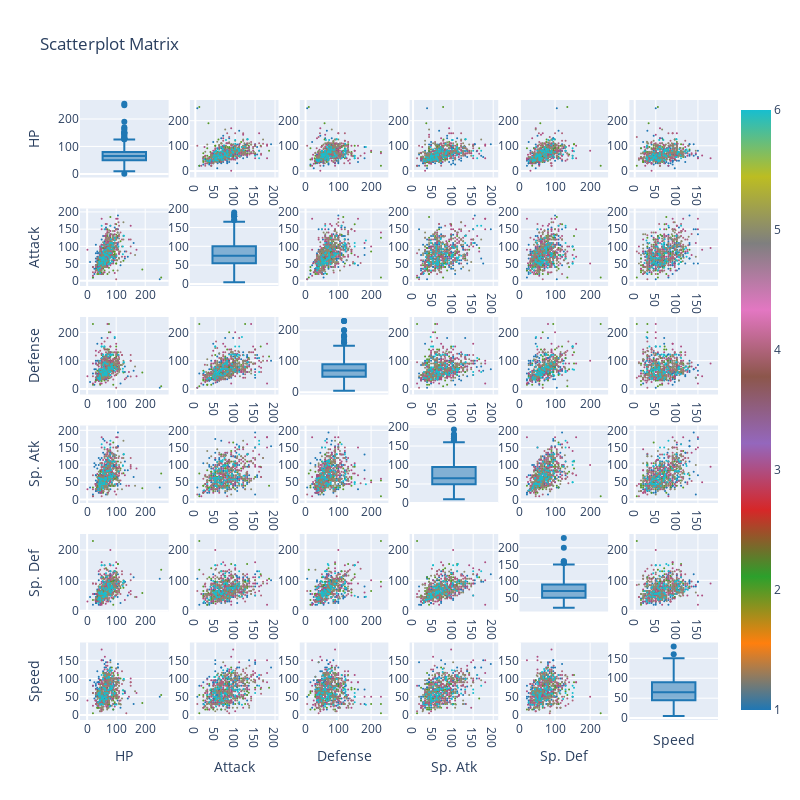

Notebook source saved alongside this figure:
### Code cell
fig = ff.create_scatterplotmatrix(df.iloc[:,5:12], index='Generation', diag='box', size=2, height=800, width=800)
iplot(fig, filename ='Scatterplotmatrix.png',image='png')

### Figure 1 — Plotly figure (JSON) as saved in the notebook; plotly's stock layout.template omitted (floating-point values rounded to 4 significant figures; data arrays with more than 128 entries replaced by an {"elided": "..."} marker saying what was removed)
{"data": [{"marker": {"color": "rgb(31, 119, 180)"}, "showlegend": false, "type": "box", "xaxis": "x", "y": {"elided": "800 int values"}, "yaxis": "y"}, {"marker": {"color": {"elided": "800 int values"}, "colorscale": [[0, "rgb(31, 119, 180)"], [0.1111, "rgb(255, 127, 14)"], [0.2222, "rgb(44, 160, 44)"], [0.3333, "rgb(214, 39, 40)"], [0.4444, "rgb(148, 103, 189)"], [0.5556, "rgb(140, 86, 75)"], [0.6667, "rgb(227, 119, 194)"], [0.7778, "rgb(127, 127, 127)"], [0.8889, "rgb(188, 189, 34)"], [1, "rgb(23, 190, 207)"]], "showscale": true, "size": 2}, "mode": "markers", "showlegend": false, "type": "scatter", "x": {"elided": "800 int values"}, "xaxis": "x2", "y": {"elided": "800 int values"}, "yaxis": "y2"}, {"marker": {"color": {"elided": "800 int values"}, "colorscale": [[0, "rgb(31, 119, 180)"], [0.1111, "rgb(255, 127, 14)"], [0.2222, "rgb(44, 160, 44)"], [0.3333, "rgb(214, 39, 40)"], [0.4444, "rgb(148, 103, 189)"], [0.5556, "rgb(140, 86, 75)"], [0.6667, "rgb(227, 119, 194)"], [0.7778, "rgb(127, 127, 127)"], [0.8889, "rgb(188, 189, 34)"], [1, "rgb(23, 190, 207)"]], "showscale": false, "size": 2}, "mode": "markers", "showlegend": false, "type": "scatter", "x": {"elided": "800 int values"}, "xaxis": "x3", "y": {"elided": "800 int values"}, "yaxis": "y3"}, {"marker": {"color": {"elided": "800 int values"}, "colorscale": [[0, "rgb(31, 119, 180)"], [0.1111, "rgb(255, 127, 14)"], [0.2222, "rgb(44, 160, 44)"], [0.3333, "rgb(214, 39, 40)"], [0.4444, "rgb(148, 103, 189)"], [0.5556, "rgb(140, 86, 75)"], [0.6667, "rgb(227, 119, 194)"], [0.7778, "rgb(127, 127, 127)"], [0.8889, "rgb(188, 189, 34)"], [1, "rgb(23, 190, 207)"]], "showscale": false, "size": 2}, "mode": "markers", "showlegend": false, "type": "scatter", "x": {"elided": "800 int values"}, "xaxis": "x4", "y": {"elided": "800 int values"}, "yaxis": "y4"}, {"marker": {"color": {"elided": "800 int values"}, "colorscale": [[0, "rgb(31, 119, 180)"], [0.1111, "rgb(255, 127, 14)"], [0.2222, "rgb(44, 160, 44)"], [0.3333, "rgb(214, 39, 40)"], [0.4444, "rgb(148, 103, 189)"], [0.5556, "rgb(140, 86, 75)"], [0.6667, "rgb(227, 119, 194)"], [0.7778, "rgb(127, 127, 127)"], [0.8889, "rgb(188, 189, 34)"], [1, "rgb(23, 190, 207)"]], "showscale": false, "size": 2}, "mode": "markers", "showlegend": false, "type": "scatter", "x": {"elided": "800 int values"}, "xaxis": "x5", "y": {"elided": "800 int values"}, "yaxis": "y5"}, {"marker": {"color": {"elided": "800 int values"}, "colorscale": [[0, "rgb(31, 119, 180)"], [0.1111, "rgb(255, 127, 14)"], [0.2222, "rgb(44, 160, 44)"], [0.3333, "rgb(214, 39, 40)"], [0.4444, "rgb(148, 103, 189)"], [0.5556, "rgb(140, 86, 75)"], [0.6667, "rgb(227, 119, 194)"], [0.7778, "rgb(127, 127, 127)"], [0.8889, "rgb(188, 189, 34)"], [1, "rgb(23, 190, 207)"]], "showscale": false, "size": 2}, "mode": "markers", "showlegend": false, "type": "scatter", "x": {"elided": "800 int values"}, "xaxis": "x6", "y": {"elided": "800 int values"}, "yaxis": "y6"}, {"marker": {"color": {"elided": "800 int values"}, "colorscale": [[0, "rgb(31, 119, 180)"], [0.1111, "rgb(255, 127, 14)"], [0.2222, "rgb(44, 160, 44)"], [0.3333, "rgb(214, 39, 40)"], [0.4444, "rgb(148, 103, 189)"], [0.5556, "rgb(140, 86, 75)"], [0.6667, "rgb(227, 119, 194)"], [0.7778, "rgb(127, 127, 127)"], [0.8889, "rgb(188, 189, 34)"], [1, "rgb(23, 190, 207)"]], "showscale": false, "size": 2}, "mode": "markers", "showlegend": false, "type": "scatter", "x": {"elided": "800 int values"}, "xaxis": "x7", "y": {"elided": "800 int values"}, "yaxis": "y7"}, {"marker": {"color": "rgb(31, 119, 180)"}, "showlegend": false, "type": "box", "xaxis": "x8", "y": {"elided": "800 int values"}, "yaxis": "y8"}, {"marker": {"color": {"elided": "800 int values"}, "colorscale": [[0, "rgb(31, 119, 180)"], [0.1111, "rgb(255, 127, 14)"], [0.2222, "rgb(44, 160, 44)"], [0.3333, "rgb(214, 39, 40)"], [0.4444, "rgb(148, 103, 189)"], [0.5556, "rgb(140, 86, 75)"], [0.6667, "rgb(227, 119, 194)"], [0.7778, "rgb(127, 127, 127)"], [0.8889, "rgb(188, 189, 34)"], [1, "rgb(23, 190, 207)"]], "showscale": false, "size": 2}, "mode": "markers", "showlegend": false, "type": "scatter", "x": {"elided": "800 int values"}, "xaxis": "x9", "y": {"elided": "800 int values"}, "yaxis": "y9"}, {"marker": {"color": {"elided": "800 int values"}, "colorscale": [[0, "rgb(31, 119, 180)"], [0.1111, "rgb(255, 127, 14)"], [0.2222, "rgb(44, 160, 44)"], [0.3333, "rgb(214, 39, 40)"], [0.4444, "rgb(148, 103, 189)"], [0.5556, "rgb(140, 86, 75)"], [0.6667, "rgb(227, 119, 194)"], [0.7778, "rgb(127, 127, 127)"], [0.8889, "rgb(188, 189, 34)"], [1, "rgb(23, 190, 207)"]], "showscale": false, "size": 2}, "mode": "markers", "showlegend": false, "type": "scatter", "x": {"elided": "800 int values"}, "xaxis": "x10", "y": {"elided": "800 int values"}, "yaxis": "y10"}, {"marker": {"color": {"elided": "800 int values"}, "colorscale": [[0, "rgb(31, 119, 180)"], [0.1111, "rgb(255, 127, 14)"], [0.2222, "rgb(44, 160, 44)"], [0.3333, "rgb(214, 39, 40)"], [0.4444, "rgb(148, 103, 189)"], [0.5556, "rgb(140, 86, 75)"], [0.6667, "rgb(227, 119, 194)"], [0.7778, "rgb(127, 127, 127)"], [0.8889, "rgb(188, 189, 34)"], [1, "rgb(23, 190, 207)"]], "showscale": false, "size": 2}, "mode": "markers", "showlegend": false, "type": "scatter", "x": {"elided": "800 int values"}, "xaxis": "x11", "y": {"elided": "800 int values"}, "yaxis": "y11"}, {"marker": {"color": {"elided": "800 int values"}, "colorscale": [[0, "rgb(31, 119, 180)"], [0.1111, "rgb(255, 127, 14)"], [0.2222, "rgb(44, 160, 44)"], [0.3333, "rgb(214, 39, 40)"], [0.4444, "rgb(148, 103, 189)"], [0.5556, "rgb(140, 86, 75)"], [0.6667, "rgb(227, 119, 194)"], [0.7778, "rgb(127, 127, 127)"], [0.8889, "rgb(188, 189, 34)"], [1, "rgb(23, 190, 207)"]], "showscale": false, "size": 2}, "mode": "markers", "showlegend": false, "type": "scatter", "x": {"elided": "800 int values"}, "xaxis": "x12", "y": {"elided": "800 int values"}, "yaxis": "y12"}, {"marker": {"color": {"elided": "800 int values"}, "colorscale": [[0, "rgb(31, 119, 180)"], [0.1111, "rgb(255, 127, 14)"], [0.2222, "rgb(44, 160, 44)"], [0.3333, "rgb(214, 39, 40)"], [0.4444, "rgb(148, 103, 189)"], [0.5556, "rgb(140, 86, 75)"], [0.6667, "rgb(227, 119, 194)"], [0.7778, "rgb(127, 127, 127)"], [0.8889, "rgb(188, 189, 34)"], [1, "rgb(23, 190, 207)"]], "showscale": false, "size": 2}, "mode": "markers", "showlegend": false, "type": "scatter", "x": {"elided": "800 int values"}, "xaxis": "x13", "y": {"elided": "800 int values"}, "yaxis": "y13"}, {"marker": {"color": {"elided": "800 int values"}, "colorscale": [[0, "rgb(31, 119, 180)"], [0.1111, "rgb(255, 127, 14)"], [0.2222, "rgb(44, 160, 44)"], [0.3333, "rgb(214, 39, 40)"], [0.4444, "rgb(148, 103, 189)"], [0.5556, "rgb(140, 86, 75)"], [0.6667, "rgb(227, 119, 194)"], [0.7778, "rgb(127, 127, 127)"], [0.8889, "rgb(188, 189, 34)"], [1, "rgb(23, 190, 207)"]], "showscale": false, "size": 2}, "mode": "markers", "showlegend": false, "type": "scatter", "x": {"elided": "800 int values"}, "xaxis": "x14", "y": {"elided": "800 int values"}, "yaxis": "y14"}, {"marker": {"color": "rgb(31, 119, 180)"}, "showlegend": false, "type": "box", "xaxis": "x15", "y": {"elided": "800 int values"}, "yaxis": "y15"}, {"marker": {"color": {"elided": "800 int values"}, "colorscale": [[0, "rgb(31, 119, 180)"], [0.1111, "rgb(255, 127, 14)"], [0.2222, "rgb(44, 160, 44)"], [0.3333, "rgb(214, 39, 40)"], [0.4444, "rgb(148, 103, 189)"], [0.5556, "rgb(140, 86, 75)"], [0.6667, "rgb(227, 119, 194)"], [0.7778, "rgb(127, 127, 127)"], [0.8889, "rgb(188, 189, 34)"], [1, "rgb(23, 190, 207)"]], "showscale": false, "size": 2}, "mode": "markers", "showlegend": false, "type": "scatter", "x": {"elided": "800 int values"}, "xaxis": "x16", "y": {"elided": "800 int values"}, "yaxis": "y16"}, {"marker": {"color": {"elided": "800 int values"}, "colorscale": [[0, "rgb(31, 119, 180)"], [0.1111, "rgb(255, 127, 14)"], [0.2222, "rgb(44, 160, 44)"], [0.3333, "rgb(214, 39, 40)"], [0.4444, "rgb(148, 103, 189)"], [0.5556, "rgb(140, 86, 75)"], [0.6667, "rgb(227, 119, 194)"], [0.7778, "rgb(127, 127, 127)"], [0.8889, "rgb(188, 189, 34)"], [1, "rgb(23, 190, 207)"]], "showscale": false, "size": 2}, "mode": "markers", "showlegend": false, "type": "scatter", "x": {"elided": "800 int values"}, "xaxis": "x17", "y": {"elided": "800 int values"}, "yaxis": "y17"}, {"marker": {"color": {"elided": "800 int values"}, "colorscale": [[0, "rgb(31, 119, 180)"], [0.1111, "rgb(255, 127, 14)"], [0.2222, "rgb(44, 160, 44)"], [0.3333, "rgb(214, 39, 40)"], [0.4444, "rgb(148, 103, 189)"], [0.5556, "rgb(140, 86, 75)"], [0.6667, "rgb(227, 119, 194)"], [0.7778, "rgb(127, 127, 127)"], [0.8889, "rgb(188, 189, 34)"], [1, "rgb(23, 190, 207)"]], "showscale": false, "size": 2}, "mode": "markers", "showlegend": false, "type": "scatter", "x": {"elided": "800 int values"}, "xaxis": "x18", "y": {"elided": "800 int values"}, "yaxis": "y18"}, {"marker": {"color": {"elided": "800 int values"}, "colorscale": [[0, "rgb(31, 119, 180)"], [0.1111, "rgb(255, 127, 14)"], [0.2222, "rgb(44, 160, 44)"], [0.3333, "rgb(214, 39, 40)"], [0.4444, "rgb(148, 103, 189)"], [0.5556, "rgb(140, 86, 75)"], [0.6667, "rgb(227, 119, 194)"], [0.7778, "rgb(127, 127, 127)"], [0.8889, "rgb(188, 189, 34)"], [1, "rgb(23, 190, 207)"]], "showscale": false, "size": 2}, "mode": "markers", "showlegend": false, "type": "scatter", "x": {"elided": "800 int values"}, "xaxis": "x19", "y": {"elided": "800 int values"}, "yaxis": "y19"}, {"marker": {"color": {"elided": "800 int values"}, "colorscale": [[0, "rgb(31, 119, 180)"], [0.1111, "rgb(255, 127, 14)"], [0.2222, "rgb(44, 160, 44)"], [0.3333, "rgb(214, 39, 40)"], [0.4444, "rgb(148, 103, 189)"], [0.5556, "rgb(140, 86, 75)"], [0.6667, "rgb(227, 119, 194)"], [0.7778, "rgb(127, 127, 127)"], [0.8889, "rgb(188, 189, 34)"], [1, "rgb(23, 190, 207)"]], "showscale": false, "size": 2}, "mode": "markers", "showlegend": false, "type": "scatter", "x": {"elided": "800 int values"}, "xaxis": "x20", "y": {"elided": "800 int values"}, "yaxis": "y20"}, {"marker": {"color": {"elided": "800 int values"}, "colorscale": [[0, "rgb(31, 119, 180)"], [0.1111, "rgb(255, 127, 14)"], [0.2222, "rgb(44, 160, 44)"], [0.3333, "rgb(214, 39, 40)"], [0.4444, "rgb(148, 103, 189)"], [0.5556, "rgb(140, 86, 75)"], [0.6667, "rgb(227, 119, 194)"], [0.7778, "rgb(127, 127, 127)"], [0.8889, "rgb(188, 189, 34)"], [1, "rgb(23, 190, 207)"]], "showscale": false, "size": 2}, "mode": "markers", "showlegend": false, "type": "scatter", "x": {"elided": "800 int values"}, "xaxis": "x21", "y": {"elided": "800 int values"}, "yaxis": "y21"}, {"marker": {"color": "rgb(31, 119, 180)"}, "showlegend": false, "type": "box", "xaxis": "x22", "y": {"elided": "800 int values"}, "yaxis": "y22"}, {"marker": {"color": {"elided": "800 int values"}, "colorscale": [[0, "rgb(31, 119, 180)"], [0.1111, "rgb(255, 127, 14)"], [0.2222, "rgb(44, 160, 44)"], [0.3333, "rgb(214, 39, 40)"], [0.4444, "rgb(148, 103, 189)"], [0.5556, "rgb(140, 86, 75)"], [0.6667, "rgb(227, 119, 194)"], [0.7778, "rgb(127, 127, 127)"], [0.8889, "rgb(188, 189, 34)"], [1, "rgb(23, 190, 207)"]], "showscale": false, "size": 2}, "mode": "markers", "showlegend": false, "type": "scatter", "x": {"elided": "800 int values"}, "xaxis": "x23", "y": {"elided": "800 int values"}, "yaxis": "y23"}, {"marker": {"color": {"elided": "800 int values"}, "colorscale": [[0, "rgb(31, 119, 180)"], [0.1111, "rgb(255, 127, 14)"], [0.2222, "rgb(44, 160, 44)"], [0.3333, "rgb(214, 39, 40)"], [0.4444, "rgb(148, 103, 189)"], [0.5556, "rgb(140, 86, 75)"], [0.6667, "rgb(227, 119, 194)"], [0.7778, "rgb(127, 127, 127)"], [0.8889, "rgb(188, 189, 34)"], [1, "rgb(23, 190, 207)"]], "showscale": false, "size": 2}, "mode": "markers", "showlegend": false, "type": "scatter", "x": {"elided": "800 int values"}, "xaxis": "x24", "y": {"elided": "800 int values"}, "yaxis": "y24"}, {"marker": {"color": {"elided": "800 int values"}, "colorscale": [[0, "rgb(31, 119, 180)"], [0.1111, "rgb(255, 127, 14)"], [0.2222, "rgb(44, 160, 44)"], [0.3333, "rgb(214, 39, 40)"], [0.4444, "rgb(148, 103, 189)"], [0.5556, "rgb(140, 86, 75)"], [0.6667, "rgb(227, 119, 194)"], [0.7778, "rgb(127, 127, 127)"], [0.8889, "rgb(188, 189, 34)"], [1, "rgb(23, 190, 207)"]], "showscale": false, "size": 2}, "mode": "markers", "showlegend": false, "type": "scatter", "x": {"elided": "800 int values"}, "xaxis": "x25", "y": {"elided": "800 int values"}, "yaxis": "y25"}, {"marker": {"color": {"elided": "800 int values"}, "colorscale": [[0, "rgb(31, 119, 180)"], [0.1111, "rgb(255, 127, 14)"], [0.2222, "rgb(44, 160, 44)"], [0.3333, "rgb(214, 39, 40)"], [0.4444, "rgb(148, 103, 189)"], [0.5556, "rgb(140, 86, 75)"], [0.6667, "rgb(227, 119, 194)"], [0.7778, "rgb(127, 127, 127)"], [0.8889, "rgb(188, 189, 34)"], [1, "rgb(23, 190, 207)"]], "showscale": false, "size": 2}, "mode": "markers", "showlegend": false, "type": "scatter", "x": {"elided": "800 int values"}, "xaxis": "x26", "y": {"elided": "800 int values"}, "yaxis": "y26"}, {"marker": {"color": {"elided": "800 int values"}, "colorscale": [[0, "rgb(31, 119, 180)"], [0.1111, "rgb(255, 127, 14)"], [0.2222, "rgb(44, 160, 44)"], [0.3333, "rgb(214, 39, 40)"], [0.4444, "rgb(148, 103, 189)"], [0.5556, "rgb(140, 86, 75)"], [0.6667, "rgb(227, 119, 194)"], [0.7778, "rgb(127, 127, 127)"], [0.8889, "rgb(188, 189, 34)"], [1, "rgb(23, 190, 207)"]], "showscale": false, "size": 2}, "mode": "markers", "showlegend": false, "type": "scatter", "x": {"elided": "800 int values"}, "xaxis": "x27", "y": {"elided": "800 int values"}, "yaxis": "y27"}, {"marker": {"color": {"elided": "800 int values"}, "colorscale": [[0, "rgb(31, 119, 180)"], [0.1111, "rgb(255, 127, 14)"], [0.2222, "rgb(44, 160, 44)"], [0.3333, "rgb(214, 39, 40)"], [0.4444, "rgb(148, 103, 189)"], [0.5556, "rgb(140, 86, 75)"], [0.6667, "rgb(227, 119, 194)"], [0.7778, "rgb(127, 127, 127)"], [0.8889, "rgb(188, 189, 34)"], [1, "rgb(23, 190, 207)"]], "showscale": false, "size": 2}, "mode": "markers", "showlegend": false, "type": "scatter", "x": {"elided": "800 int values"}, "xaxis": "x28", "y": {"elided": "800 int values"}, "yaxis": "y28"}, {"marker": {"color": "rgb(31, 119, 180)"}, "showlegend": false, "type": "box", "xaxis": "x29", "y": {"elided": "800 int values"}, "yaxis": "y29"}, {"marker": {"color": {"elided": "800 int values"}, "colorscale": [[0, "rgb(31, 119, 180)"], [0.1111, "rgb(255, 127, 14)"], [0.2222, "rgb(44, 160, 44)"], [0.3333, "rgb(214, 39, 40)"], [0.4444, "rgb(148, 103, 189)"], [0.5556, "rgb(140, 86, 75)"], [0.6667, "rgb(227, 119, 194)"], [0.7778, "rgb(127, 127, 127)"], [0.8889, "rgb(188, 189, 34)"], [1, "rgb(23, 190, 207)"]], "showscale": false, "size": 2}, "mode": "markers", "showlegend": false, "type": "scatter", "x": {"elided": "800 int values"}, "xaxis": "x30", "y": {"elided": "800 int values"}, "yaxis": "y30"}, {"marker": {"color": {"elided": "800 int values"}, "colorscale": [[0, "rgb(31, 119, 180)"], [0.1111, "rgb(255, 127, 14)"], [0.2222, "rgb(44, 160, 44)"], [0.3333, "rgb(214, 39, 40)"], [0.4444, "rgb(148, 103, 189)"], [0.5556, "rgb(140, 86, 75)"], [0.6667, "rgb(227, 119, 194)"], [0.7778, "rgb(127, 127, 127)"], [0.8889, "rgb(188, 189, 34)"], [1, "rgb(23, 190, 207)"]], "showscale": false, "size": 2}, "mode": "markers", "showlegend": false, "type": "scatter", "x": {"elided": "800 int values"}, "xaxis": "x31", "y": {"elided": "800 int values"}, "yaxis": "y31"}, {"marker": {"color": {"elided": "800 int values"}, "colorscale": [[0, "rgb(31, 119, 180)"], [0.1111, "rgb(255, 127, 14)"], [0.2222, "rgb(44, 160, 44)"], [0.3333, "rgb(214, 39, 40)"], [0.4444, "rgb(148, 103, 189)"], [0.5556, "rgb(140, 86, 75)"], [0.6667, "rgb(227, 119, 194)"], [0.7778, "rgb(127, 127, 127)"], [0.8889, "rgb(188, 189, 34)"], [1, "rgb(23, 190, 207)"]], "showscale": false, "size": 2}, "mode": "markers", "showlegend": false, "type": "scatter", "x": {"elided": "800 int values"}, "xaxis": "x32", "y": {"elided": "800 int values"}, "yaxis": "y32"}, {"marker": {"color": {"elided": "800 int values"}, "colorscale": [[0, "rgb(31, 119, 180)"], [0.1111, "rgb(255, 127, 14)"], [0.2222, "rgb(44, 160, 44)"], [0.3333, "rgb(214, 39, 40)"], [0.4444, "rgb(148, 103, 189)"], [0.5556, "rgb(140, 86, 75)"], [0.6667, "rgb(227, 119, 194)"], [0.7778, "rgb(127, 127, 127)"], [0.8889, "rgb(188, 189, 34)"], [1, "rgb(23, 190, 207)"]], "showscale": false, "size": 2}, "mode": "markers", "showlegend": false, "type": "scatter", "x": {"elided": "800 int values"}, "xaxis": "x33", "y": {"elided": "800 int values"}, "yaxis": "y33"}, {"marker": {"color": {"elided": "800 int values"}, "colorscale": [[0, "rgb(31, 119, 180)"], [0.1111, "rgb(255, 127, 14)"], [0.2222, "rgb(44, 160, 44)"], [0.3333, "rgb(214, 39, 40)"], [0.4444, "rgb(148, 103, 189)"], [0.5556, "rgb(140, 86, 75)"], [0.6667, "rgb(227, 119, 194)"], [0.7778, "rgb(127, 127, 127)"], [0.8889, "rgb(188, 189, 34)"], [1, "rgb(23, 190, 207)"]], "showscale": false, "size": 2}, "mode": "markers", "showlegend": false, "type": "scatter", "x": {"elided": "800 int values"}, "xaxis": "x34", "y": {"elided": "800 int values"}, "yaxis": "y34"}, {"marker": {"color": {"elided": "800 int values"}, "colorscale": [[0, "rgb(31, 119, 180)"], [0.1111, "rgb(255, 127, 14)"], [0.2222, "rgb(44, 160, 44)"], [0.3333, "rgb(214, 39, 40)"], [0.4444, "rgb(148, 103, 189)"], [0.5556, "rgb(140, 86, 75)"], [0.6667, "rgb(227, 119, 194)"], [0.7778, "rgb(127, 127, 127)"], [0.8889, "rgb(188, 189, 34)"], [1, "rgb(23, 190, 207)"]], "showscale": false, "size": 2}, "mode": "markers", "showlegend": false, "type": "scatter", "x": {"elided": "800 int values"}, "xaxis": "x35", "y": {"elided": "800 int values"}, "yaxis": "y35"}, {"marker": {"color": "rgb(31, 119, 180)"}, "showlegend": false, "type": "box", "xaxis": "x36", "y": {"elided": "800 int values"}, "yaxis": "y36"}], "layout": {"height": 800, "showlegend": true, "title": {"text": "Scatterplot Matrix"}, "width": 800, "xaxis": {"anchor": "y", "domain": [0, 0.1389], "showticklabels": false}, "xaxis10": {"anchor": "y10", "domain": [0.5167, 0.6556]}, "xaxis11": {"anchor": "y11", "domain": [0.6889, 0.8278]}, "xaxis12": {"anchor": "y12", "domain": [0.8611, 1]}, "xaxis13": {"anchor": "y13", "domain": [0, 0.1389]}, "xaxis14": {"anchor": "y14", "domain": [0.1722, 0.3111]}, "xaxis15": {"anchor": "y15", "domain": [0.3444, 0.4833], "showticklabels": false}, "xaxis16": {"anchor": "y16", "domain": [0.5167, 0.6556]}, "xaxis17": {"anchor": "y17", "domain": [0.6889, 0.8278]}, "xaxis18": {"anchor": "y18", "domain": [0.8611, 1]}, "xaxis19": {"anchor": "y19", "domain": [0, 0.1389]}, "xaxis2": {"anchor": "y2", "domain": [0.1722, 0.3111]}, "xaxis20": {"anchor": "y20", "domain": [0.1722, 0.3111]}, "xaxis21": {"anchor": "y21", "domain": [0.3444, 0.4833]}, "xaxis22": {"anchor": "y22", "domain": [0.5167, 0.6556], "showticklabels": false}, "xaxis23": {"anchor": "y23", "domain": [0.6889, 0.8278]}, "xaxis24": {"anchor": "y24", "domain": [0.8611, 1]}, "xaxis25": {"anchor": "y25", "domain": [0, 0.1389]}, "xaxis26": {"anchor": "y26", "domain": [0.1722, 0.3111]}, "xaxis27": {"anchor": "y27", "domain": [0.3444, 0.4833]}, "xaxis28": {"anchor": "y28", "domain": [0.5167, 0.6556]}, "xaxis29": {"anchor": "y29", "domain": [0.6889, 0.8278], "showticklabels": false}, "xaxis3": {"anchor": "y3", "domain": [0.3444, 0.4833]}, "xaxis30": {"anchor": "y30", "domain": [0.8611, 1]}, "xaxis31": {"anchor": "y31", "domain": [0, 0.1389], "title": {"text": "HP"}}, "xaxis32": {"anchor": "y32", "domain": [0.1722, 0.3111], "title": {"text": "Attack"}}, "xaxis33": {"anchor": "y33", "domain": [0.3444, 0.4833], "title": {"text": "Defense"}}, "xaxis34": {"anchor": "y34", "domain": [0.5167, 0.6556], "title": {"text": "Sp. Atk"}}, "xaxis35": {"anchor": "y35", "domain": [0.6889, 0.8278], "title": {"text": "Sp. Def"}}, "xaxis36": {"anchor": "y36", "domain": [0.8611, 1], "showticklabels": false, "title": {"text": "Speed"}}, "xaxis4": {"anchor": "y4", "domain": [0.5167, 0.6556]}, "xaxis5": {"anchor": "y5", "domain": [0.6889, 0.8278]}, "xaxis6": {"anchor": "y6", "domain": [0.8611, 1]}, "xaxis7": {"anchor": "y7", "domain": [0, 0.1389]}, "xaxis8": {"anchor": "y8", "domain": [0.1722, 0.3111], "showticklabels": false}, "xaxis9": {"anchor": "y9", "domain": [0.3444, 0.4833]}, "yaxis": {"anchor": "x", "domain": [0.875, 1], "title": {"text": "HP"}}, "yaxis10": {"anchor": "x10", "domain": [0.7, 0.825]}, "yaxis11": {"anchor": "x11", "domain": [0.7, 0.825]}, "yaxis12": {"anchor": "x12", "domain": [0.7, 0.825]}, "yaxis13": {"anchor": "x13", "domain": [0.525, 0.65], "title": {"text": "Defense"}}, "yaxis14": {"anchor": "x14", "domain": [0.525, 0.65]}, "yaxis15": {"anchor": "x15", "domain": [0.525, 0.65]}, "yaxis16": {"anchor": "x16", "domain": [0.525, 0.65]}, "yaxis17": {"anchor": "x17", "domain": [0.525, 0.65]}, "yaxis18": {"anchor": "x18", "domain": [0.525, 0.65]}, "yaxis19": {"anchor": "x19", "domain": [0.35, 0.475], "title": {"text": "Sp. Atk"}}, "yaxis2": {"anchor": "x2", "domain": [0.875, 1]}, "yaxis20": {"anchor": "x20", "domain": [0.35, 0.475]}, "yaxis21": {"anchor": "x21", "domain": [0.35, 0.475]}, "yaxis22": {"anchor": "x22", "domain": [0.35, 0.475]}, "yaxis23": {"anchor": "x23", "domain": [0.35, 0.475]}, "yaxis24": {"anchor": "x24", "domain": [0.35, 0.475]}, "yaxis25": {"anchor": "x25", "domain": [0.175, 0.3], "title": {"text": "Sp. Def"}}, "yaxis26": {"anchor": "x26", "domain": [0.175, 0.3]}, "yaxis27": {"anchor": "x27", "domain": [0.175, 0.3]}, "yaxis28": {"anchor": "x28", "domain": [0.175, 0.3]}, "yaxis29": {"anchor": "x29", "domain": [0.175, 0.3]}, "yaxis3": {"anchor": "x3", "domain": [0.875, 1]}, "yaxis30": {"anchor": "x30", "domain": [0.175, 0.3]}, "yaxis31": {"anchor": "x31", "domain": [0, 0.125], "title": {"text": "Speed"}}, "yaxis32": {"anchor": "x32", "domain": [0, 0.125]}, "yaxis33": {"anchor": "x33", "domain": [0, 0.125]}, "yaxis34": {"anchor": "x34", "domain": [0, 0.125]}, "yaxis35": {"anchor": "x35", "domain": [0, 0.125]}, "yaxis36": {"anchor": "x36", "domain": [0, 0.125]}, "yaxis4": {"anchor": "x4", "domain": [0.875, 1]}, "yaxis5": {"anchor": "x5", "domain": [0.875, 1]}, "yaxis6": {"anchor": "x6", "domain": [0.875, 1]}, "yaxis7": {"anchor": "x7", "domain": [0.7, 0.825], "title": {"text": "Attack"}}, "yaxis8": {"anchor": "x8", "domain": [0.7, 0.825]}, "yaxis9": {"anchor": "x9", "domain": [0.7, 0.825]}}}
